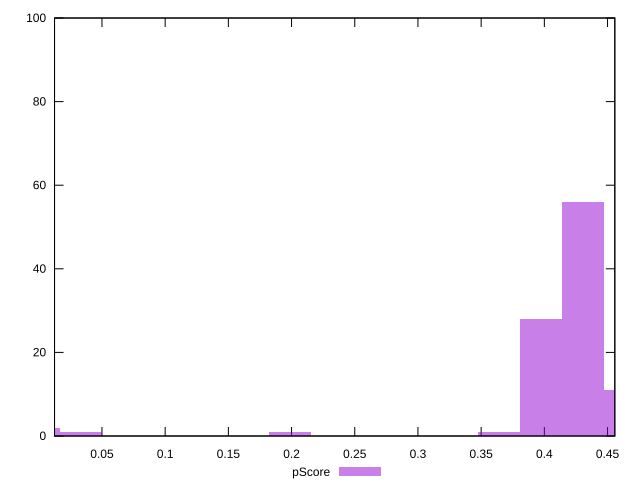

Generate this figure with gnuplot:
reset

$pScore <<EOF
0.46353153113931095 11
0.4304221360579316 56
0.033109395081379354 1
0 2
0.3642033458951729 1
0.3973127409765522 28
0.1986563704882761 1
EOF

set key outside below
set boxwidth 0.033109395081379354
set xrange [0.012470588235294122:0.45576470588235296]
set yrange [0:100]
set trange [0:100]
set style fill transparent solid 0.5 noborder
set terminal svg size 640, 490 enhanced background rgb 'white'
set output "reprap/render-blocking-resources/samples/pages+cached/pScore/histogram.svg"

plot $pScore title "pScore" with boxes

reset
